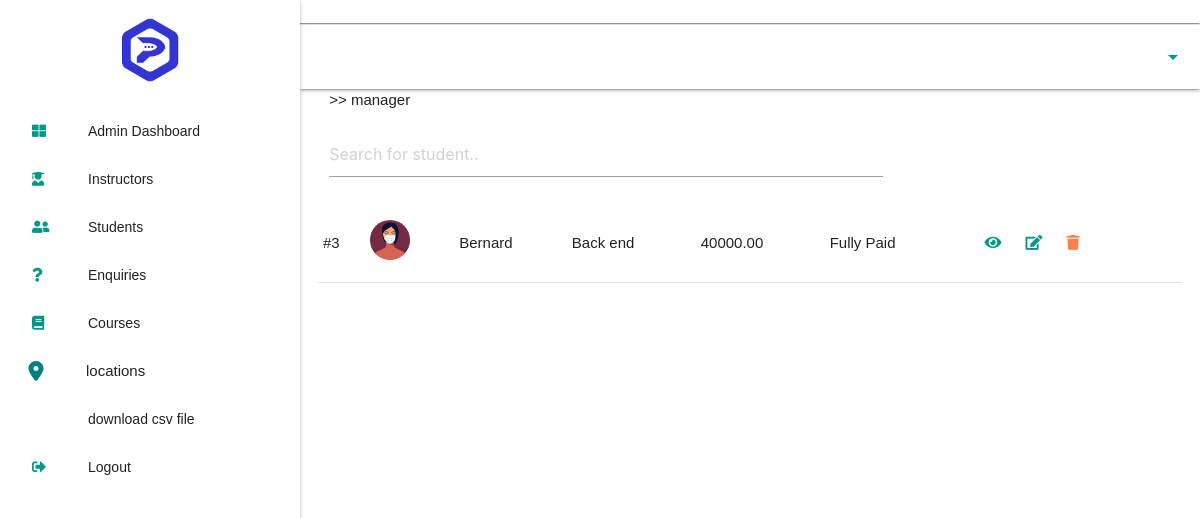
The app's page /completed_payments/ with its own data.
### parach_dashboard/models.py (models this page shows, shortened)
class Student(models.Model):
    firstname = models.CharField(max_length=255)
    lastname = models.CharField(max_length=255)
    mobile_phone = models.BigIntegerField(blank=True, null=True, default='070')
    email = models.EmailField(max_length=255)
    address = models.CharField(max_length=255)
    branch = models.ForeignKey(BranchLocation, null=True, on_delete=models.SET_NULL)
    GENDER = (
        ('Male', 'Male'),
        ('Female', 'Female')
    )
    gender = models.CharField(max_length=7, choices=GENDER, default='Male')
    profile_pic = models.ImageField( upload_to = 'Profile_pics', null = True, blank = True)
    course = models.ForeignKey(Course, null=True, on_delete=models.SET_NULL)
    slug = models.SlugField(null=False)
    amountpaid = models.DecimalField(max_digits=8, decimal_places=2, default='0000000.00',null=True, blank=True)
    STATUS = (
        ('Fully Paid', 'Fully Paid'),
        ('Not Fully Paid', 'Not Fully Paid'),
    )
    payment_status = models.CharField(max_length=16, choices=STATUS, default="Not Fully Paid")
    completed_course = models.BooleanField(default=False, null=True, blank=True)

class Course(models.Model):
    name = models.CharField(max_length=200)
    price = models.DecimalField(max_digits=8, decimal_places=2)
    slug = models.SlugField(null=False)

### parach_dashboard/student_views.py (the view)
# urls.py: path('completed_payments/', student_views.completed_payments, name='completed_payments'),
def completed_payments(request):
    students = Student.objects.filter(payment_status='Fully Paid')
    context ={
        'students':students
    }
    return render(request, 'student_template/completed_payments.html', context)

### parach_dashboard/context_processors.py (called while the page is built)
def locationsView(request):
    locations = BranchLocation.objects.all()
    return{
        'locations':locations
    }

### parach_dashboard/models.py (called while the page is built)
    def __str__(self):
        return self.branch_name

### parach_dashboard/templates/student_template/completed_payments.html (shortened to what this page needs)
{% extends 'admin_templates/admin-base.html' %}
{% load static %}
{% block content %}
<main class="">
    <section class="allsudents">
        <div class="row">
           <div class="col s12 m12">
             >> manager
           </div>
        </div>
         <div class="row">
            <div class="col s8 m8">
              <input type="text" id="myInput" onkeyup="myFunction()" placeholder="Search for student.." title="Type in a name" autocomplete="off">
            </div>
            <div class="col s4 m4">
            </div>
          </div>
      <div class="table col s12 m12">
        <div class="row">
          <div class="col s12 m12">
            <table class="" id="myTable">
          {% for student in students %}
              <tbody>
                <tr>
                  <td>#{{student.pk}}</td>
                  <td>
                    {% if student.profile_pic %}
                    <img src="{{student.profile_pic.url}}" alt="">
                    {% else %}
                    <img src="{% static 'img/2.jpg' %}" alt="" class="" />
                    {% endif %}
                  </td>
                  <td >{{student.firstname}}</td>
                  <td>{{student.course.name}}</td>
                  <td>{{student.amountpaid}}</td>
                  <td>{{student.payment_status}}</td>
                  <td id="table-links">
                              <a href="{% url 'parach_dashboard:student_details' student.slug %}"><i class="fas fa-eye" style="color: #009688;"></i></a>
                              <a href="{% url 'parach_dashboard:student_updates' student.slug %}"><i class="fas fa-edit" style="color: #009688;"></i></a>
                              <a href="{% url 'parach_dashboard:student_delete' student.slug %}"><i class="fas fa-trash" style="color: coral;"></i></a>
                  </td>
                </tr>
              </tbody>
              {% empty %}
              <h3 class="container">No data available yet</h3>
          {% endfor %}
            </table>
          </div>
        </div>
      </div>
    </section>
</main>
{% endblock %}

### static/css/customcss.css (style rules this page uses)
* { box-sizing: border-box; margin: 0; padding: 0; font-family: helvetica; }
:root { --main-color: #3335d1; --second-color:#009688; }
header, main, footer { padding-left: 300px; }
main { width: 97vw !important; margin:0 auto; }
.allsudents img { width: 40px; height: 40px; border-radius: 50%; }

### parach_dashboard/templates/student_template/completed_payments.html (style rules this page uses)
#table-links a { padding-left: 20px; }

### records on screen
Student: pk "3", firstname "Bernard", course.name "Back end", amountpaid "40000.00", payment_status "Fully Paid"
